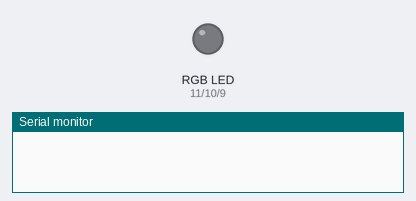
Bench run of a sketch on a simulated Arduino Uno, built with avr-gcc and run on an emulated ATmega328P. Shown: an RGB LED mixed from three pins (HIGH = lit), the last lines printed to the serial monitor.

Above: at 0.1 s.
At 2.1 s:
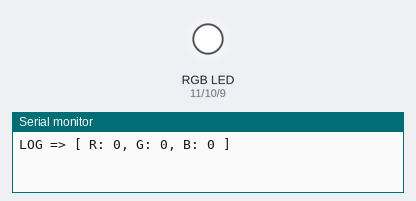
Timing chart, 0 to 3.6 s (numbered marks = the images above):
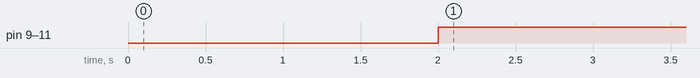

The sketch:

node_rgb.ino
```cpp
int incomingValue = 0;
int pinR = 11;
int pinG = 10;
int pinB = 9;
int r = 0;
int g = 0;
int b = 0;
String inputString = "";

void setup()
{
    delay(2000);
    Serial.begin(9600);
    pinMode(pinR, OUTPUT);
    pinMode(pinG, OUTPUT);
    pinMode(pinB, OUTPUT);
}

void loop()
{
    while (Serial.available())
    {
        char inChar = (char)Serial.read();
        switch (inChar)
        {
        case 'R':
            r = inputString.toInt();
            inputString = "";
            break;
        case 'G':
            g = inputString.toInt();
            inputString = "";
            break;
        case 'B':
            b = inputString.toInt();
            inputString = "";
            break;
        default:
            inputString += inChar;
            break;
        }
        delay(50);
    }
    setColor(r, g, b);
    inputString = "";
    printRgb(r, g, b);
    delay(1000);
}

void printRgb(int red, int green, int blue)
{
    Serial.print("LOG => [ R: ");
    Serial.print(red);
    Serial.print(", G: ");
    Serial.print(green);
    Serial.print(", B: ");
    Serial.print(blue);
    Serial.println(" ]");
}

void setColor(int red, int green, int blue)
{
    red = 255 - red;
    green = 255 - green;
    blue = 255 - blue;
    analogWrite(pinR, red);
    analogWrite(pinG, green);
    analogWrite(pinB, blue);
}
```

Measured:
- by itself, pin 9 (pinB), pin 10 (pinG), pin 11 (pinR): LOW → HIGH at 2.0 s
